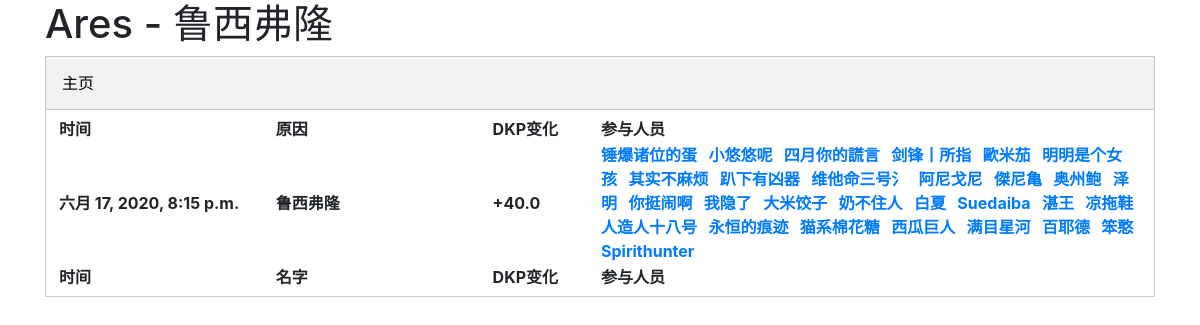
The app's page /kill/1/ with its own data.
### point/models.py (models this page shows)
class record(models.Model):
  id = models.AutoField(primary_key=True)
  item = models.IntegerField(null=True,blank=True)
  dkp = models.IntegerField(null=True,blank=True)
  gp = models.FloatField(null=True,blank=True)
  time = models.DateTimeField(null=True,blank=True)
  boss = models.CharField(null=True,max_length=40,blank=True)
  name = models.TextField(null=True,blank=True)
  ep = models.FloatField(null=True,blank=True)

### point/views.py (the view)
# urls.py: path('kill/<int:bossid>/',views.kill),
def kill(request,bossid):
  KillLog = record.objects.get(id=int(bossid))
  name = KillLog.name.split(',')
  renderData = {
    "id":bossid,
    "time":KillLog.time,
    "boss":KillLog.boss,
    "ep":KillLog.ep,
    "dkp":KillLog.dkp,
    "name":name
  }
  return render(request,'kill.html',renderData)

### templates/kill.html (shortened to what this page needs)
<!DOCTYPE html>
<html>
<head>
    <link rel="stylesheet" type="text/css" href="https://cdn.datatables.net/1.10.20/css/jquery.dataTables.min.css">
    <link rel="stylesheet" type="text/css" href="https://cdnjs.cloudflare.com/ajax/libs/twitter-bootstrap/4.1.3/css/bootstrap.css">
</head>
<body>
<div class="container">
  <H1>Ares - {{boss}}</H1>
  <div class="tab">
    <a href="/"><button class="tablinks" >主页</button></a>
  </div>
  <div id="LogsTab" class="tabcontent">
    <table id="logsTable" class="display" style="width:100%">
      <thead>
        <tr>
          <th width="20%">时间</th>
          <th width="20%">原因</th>
          <th width="10%">
          {% if dkp %}
          DKP变化
          {% else %}
          EP变化
          {% endif %}
          </th>
          <th>参与人员</th>
        </tr>
      </thead>
      <tr  role="row" class="odd">
        <th>{{time}}</th>
        <th>{{boss}}</th>
        <th>
        {% if ep %}
        +{{ep}}
        {% elif dkp %}
        +{{dkp}}
        {% else %}
        EPGP{{boss}}
        {% endif %}
        </th>
        <th>
        {% for i in name %}
        <a href="/PlayerDetail/{{i}}">{{i}}</a>&nbsp;&nbsp;
        {% endfor %}
        </th>
      </tr>
      <tfoot>
        <tr>
          <th>时间</th>
          <th>名字</th>
          <th width="10%">
          {% if dkp %}
          DKP变化
          {% else %}
          EP变化
          {% endif %}
          </th>
          <th>参与人员</th>
        </tr>
      </tfoot>
    </table>
  </div>
</div>
</body>
</html>

### templates/kill.html (style rules this page uses)
.tab { overflow: hidden; border: 1px solid #ccc; background-color: #f1f1f1; }
.tab button { background-color: inherit; float: left; border: none; outline: none; cursor: pointer; padding: 14px 16px; transition: 0.3s; }
.tabcontent { padding: 6px 12px; border: 1px solid #ccc; border-top: none; }

### records on screen
record: boss "鲁西弗隆", time "六月 17, 2020, 8:15 p.m.", ep "40.0"

### other values on screen
{{ i }} "锤爆诸位的蛋" "小悠悠呢" "四月你的謊言" "剑锋丨所指" "歐米茄" "明明是个女孩" "其实不麻烦" "趴下有凶器" "维他命三号氵" "阿尼戈尼" "傑尼亀" "奥州鲍" "泽明" "你挺闹啊" "我隐了" "大米饺子" "奶不住人" "白夏" "Suedaiba" "湛王" "凉拖鞋" "人造人十八号" "永恒的痕迹" "猫系棉花糖" "西瓜巨人" "满目星河" "百耶德" "笨憨" "Spirithunter"
